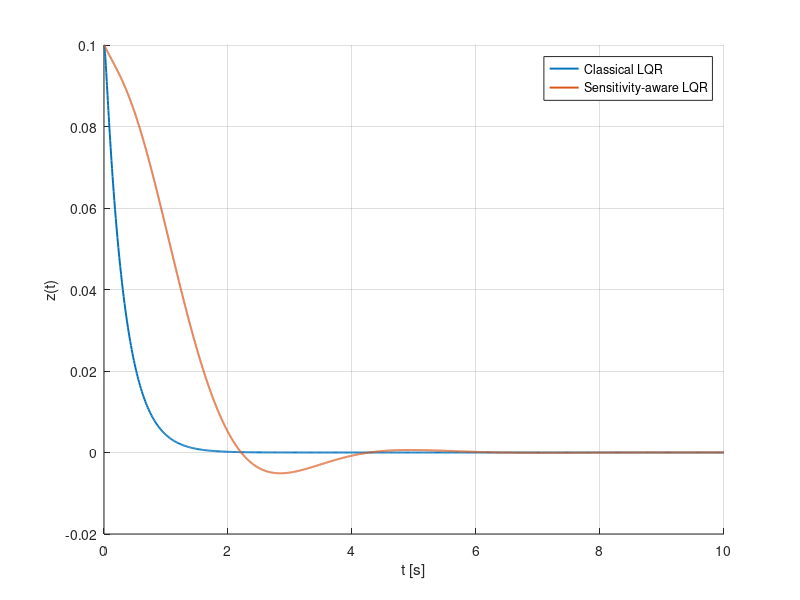
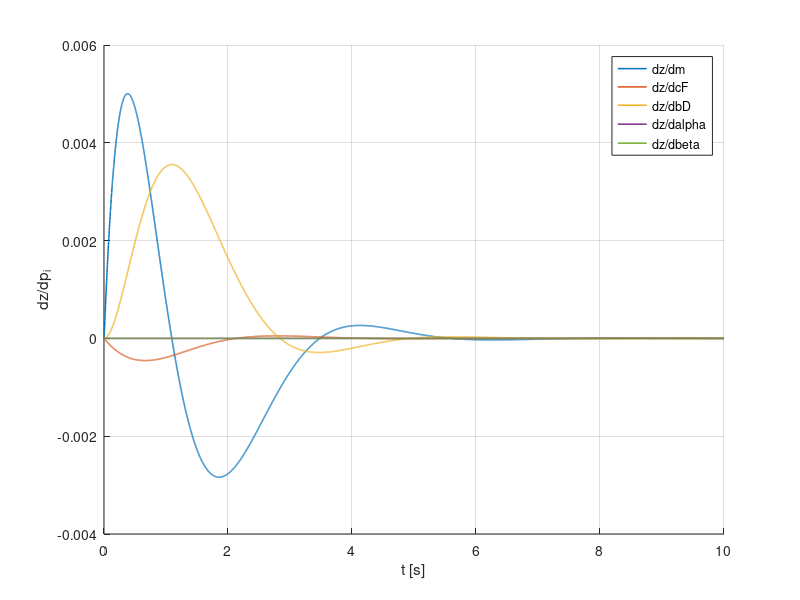

Here is the MATLAB script that generated these plots, in order:
function exercise1_solver()
%% Params
p.m  = 1.0;
p.cF = 20.0;
p.bD = 2.0;
p.alpha = 5.0;
p.beta  = 1.0;

x0 = [0.1; 0.0];        % initial [z; zdot]
S0 = zeros(2,5);        % sensitivities wrt [m cF bD alpha beta]
tf = 10;                % sim time

%% Classical LQR on linearized model
[A,B] = linAB(p);
Qx = diag([10, 1]);
R  = 0.1;
Kx = lqr(A,B,Qx,R);

%% Sensitivity-aware LQR on augmented linear model
[A_aug,B_aug] = augAB(p);                     % 12x12 A_aug, 12x1 B_aug
Q_S = 1e2;                                    % weight for sensitivity states
Qaug = blkdiag(Qx, Q_S*eye(10));              % [x; vec(S)]
Kaug = lqr(A_aug, B_aug, Qaug, R);

%% Simulate nonlinear plant with both controllers
[t1,X1] = ode45(@(t,x) closed_loop_nl(t,x,@u_classic,p,Kx), [0 tf], x0);
[t2,X2] = ode45(@(t,xa) closed_loop_nl_aug(t,xa,@u_aug,p,Kaug), [0 tf], [x0; S0(:)]);

%% Plots
figure; grid on; hold on;
plot(t1, X1(:,1), 'LineWidth', 1.4);
plot(t2, X2(:,1), 'LineWidth', 1.4);
xlabel('t [s]'); ylabel('z(t)');
legend('Classical LQR','Sensitivity-aware LQR');

figure; grid on; hold on;
S_stack = X2(:,3:end);              % 10 sensitivity states after the 2 plant states
labels = {'m','cF','bD','alpha','beta'};
for i = 1:5
    idx = (i-1)*2 + (1:2);          % 2 rows per parameter -> [dz/dp_i; dzdot/dp_i]
    plot(t2, S_stack(:, idx(1)), 'LineWidth', 1.1); % show dz/dp_i
end
xlabel('t [s]'); ylabel('dz/dp_i');
legend(strcat('dz/d', labels));

disp('Done.');
end

%% Control laws
function u = u_classic(t, x, p, Kx)
% State feedback u = -Kx * x
u = -Kx * x;
end

function u = u_aug(t, xa, p, Kaug)
% Augmented feedback u = -Kaug * [x; vec(S)]
x = xa(1:2);
Svec = xa(3:end);
za = [x; Svec];
u = -Kaug * za;
end

%% Nonlinear closed loop with classical LQR
function dx = closed_loop_nl(~, x, ufun, p, Kx)
u = ufun([], x, p, Kx);
dx = f_nl(x, u, p);
end

%% Nonlinear closed loop with augmented controller
% Plant is nonlinear. We propagate linearized sensitivity states for control.
function dxa = closed_loop_nl_aug(~, xa, ufun, p, Kaug)
x = xa(1:2);
Svec = xa(3:end);
S = reshape(Svec, 2, 5);

u = ufun([], xa, p, Kaug);        % uses [x; vec(S)]
dx = f_nl(x, u, p);               % true nonlinear plant

% propagate sensitivities using the linearized form around the equilibrium
[A,B]     = linAB(p);
[dA, dB]  = dAB_dp(p);
dS = zeros(2,5);
for i = 1:5
    dS(:,i) = A*S(:,i) + dA{i}*x + dB{i}*u;  % dot S_i = A S_i + dA_i x + dB_i u
end

dxa = [dx; dS(:)];
end

%% Nonlinear dynamics: m zdd + bD zd + beta zd^3 + cF z + alpha z^3 = cF u
function dx = f_nl(x, u, p)
z = x(1); zd = x(2);
dx = [ zd;
      ( -p.bD*zd - p.beta*zd^3 - p.cF*z - p.alpha*z^3 + p.cF*u )/p.m ];
end

%% Linearization around x=0, u=0
% A = [0 1; -cF/m  -bD/m],  B = [0; cF/m]
function [A,B] = linAB(p)
A = [0 1;
    -p.cF/p.m  -p.bD/p.m];
B = [0; p.cF/p.m];
end

%% Partial derivatives of A and B wrt parameters [m cF bD alpha beta]
% alpha, beta do not appear in the equilibrium linearization
function [dA, dB] = dAB_dp(p)
% order: 1:m  2:cF  3:bD  4:alpha  5:beta
dA = cell(1,5); dB = cell(1,5);

dA{1} = [0 0;  p.cF/p.m^2   p.bD/p.m^2];   % dA/dm
dA{2} = [0 0; -1/p.m        0          ];   % dA/dcF
dA{3} = [0 0;  0           -1/p.m      ];   % dA/d bD
dA{4} = zeros(2);                           % dA/d alpha
dA{5} = zeros(2);                           % dA/d beta

dB{1} = [0; -p.cF/p.m^2];                   % dB/dm
dB{2} = [0;  1/p.m      ];                   % dB/dcF
dB{3} = [0;  0          ];                   % dB/dbD
dB{4} = [0;  0          ];                   % dB/d alpha
dB{5} = [0;  0          ];                   % dB/d beta
end

%% Build augmented LTI (x and sensitivities S stacked)
% State is za = [x; S1; S2; S3; S4; S5], with each S_i in R^2
% dot x   = A x + B u
% dot S_i = A S_i + dA_i x + dB_i u
function [A_aug, B_aug] = augAB(p)
[A,B] = linAB(p);
[dA, dB] = dAB_dp(p);

A_xx = A;
A_xS = zeros(2, 10);

A_Sx = zeros(10, 2);
for i = 1:5
    A_Sx( (i-1)*2+(1:2), : ) = dA{i};
end

A_SS = kron(eye(5), A);

A_aug = [A_xx, A_xS;
         A_Sx, A_SS];

B_S = zeros(10,1);
for i = 1:5
    B_S( (i-1)*2+(1:2) ) = dB{i};
end
B_aug = [B; B_S];
end
